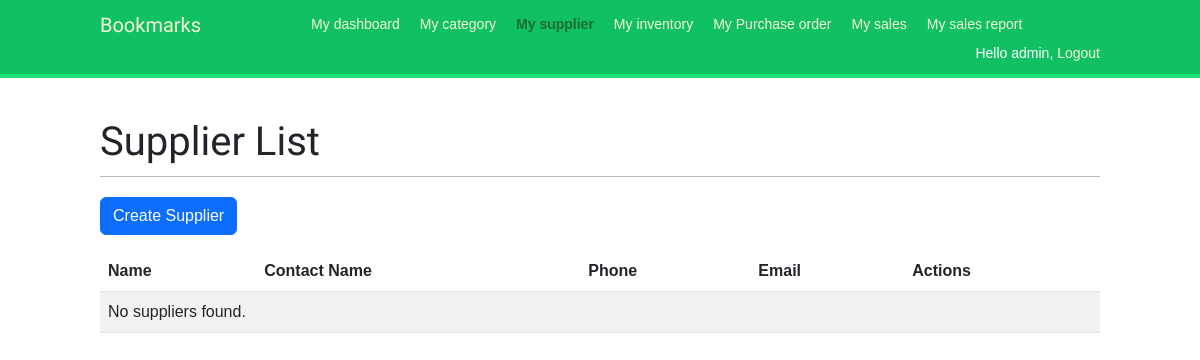
/supplier/ (signed in), run on an earlier commit of the app's database.
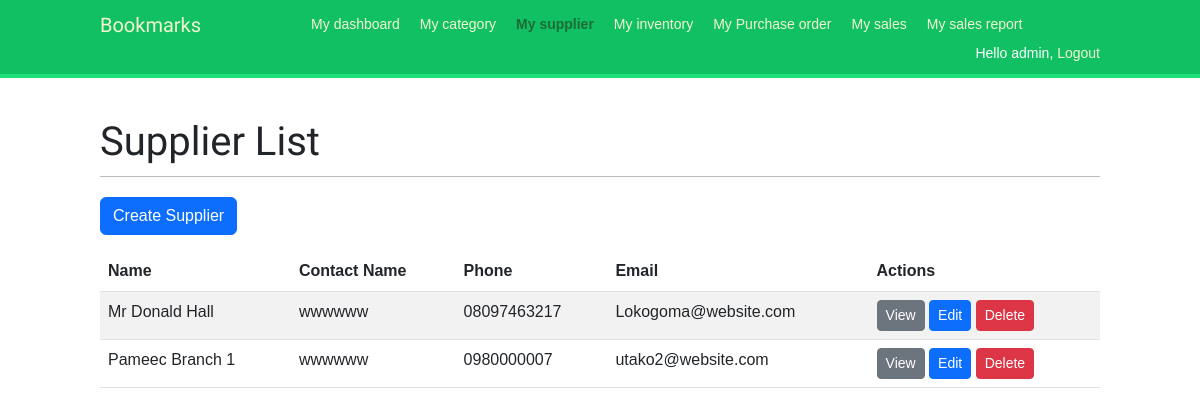
And on a later commit of the database.
### hotelbar/models.py (models this page shows, shortened)
class Supplier(models.Model):
    name = models.CharField(max_length=100)
    contact_name = models.CharField(max_length=100)
    phone = models.CharField(max_length=20)
    email = models.EmailField(max_length=254)

### inventory/views.py (the view)
# urls.py: path('supplier/', supplier_list, name='supplier_list'),
@login_required
def supplier_list(request):
    suppliers = Supplier.objects.all()
    context = {'suppliers': suppliers, 'section': 'supplier_list'}
    return render(request, 'inventory/supplier_list.html', context)

### inventory/templates/inventory/supplier_list.html
{% extends 'base.html' %}
{% block content %}
  <h1>Supplier List</h1>
  <p><a href="{% url 'supplier_create' %}" class="btn btn-primary">Create Supplier</a></p>
  <table class="table table-striped table-hover">
    <thead>
      <tr>
        <th>Name</th>
        <th>Contact Name</th>
        <th>Phone</th>
        <th>Email</th>
        <th>Actions</th>
      </tr>
    </thead>
    <tbody>
      {% for supplier in suppliers %}
        <tr>
          <td>{{ supplier.name }}</td>
          <td>{{ supplier.contact_name }}</td>
          <td>{{ supplier.phone }}</td>
          <td>{{ supplier.email }}</td>
          <td>
            <a href="{% url 'supplier_detail' supplier.pk %}" class="btn btn-sm btn-secondary">View</a>
            <a href="{% url 'supplier_edit' supplier.pk %}" class="btn btn-sm btn-primary">Edit</a>
            <a href="{% url 'supplier_delete' supplier.pk %}" class="btn btn-sm btn-danger" onclick="return confirm('Are you sure you want to delete this supplier?')">Delete</a>
          </td>
        </tr>
      {% empty %}
        <tr>
          <td colspan="5">No suppliers found.</td>
        </tr>
      {% endfor %}
    </tbody>
  </table>
{% endblock %}

What changed in the data, as far as the page shows it:
added Supplier: name "Mr Donald Hall", contact_name "wwwwww", phone "08097463217", email "Lokogoma@website.com"
added Supplier: name "Pameec Branch 1", contact_name "wwwwww", phone "0980000007", email "utako2@website.com"
Also different on the page:
text no longer shown: "No suppliers found."
